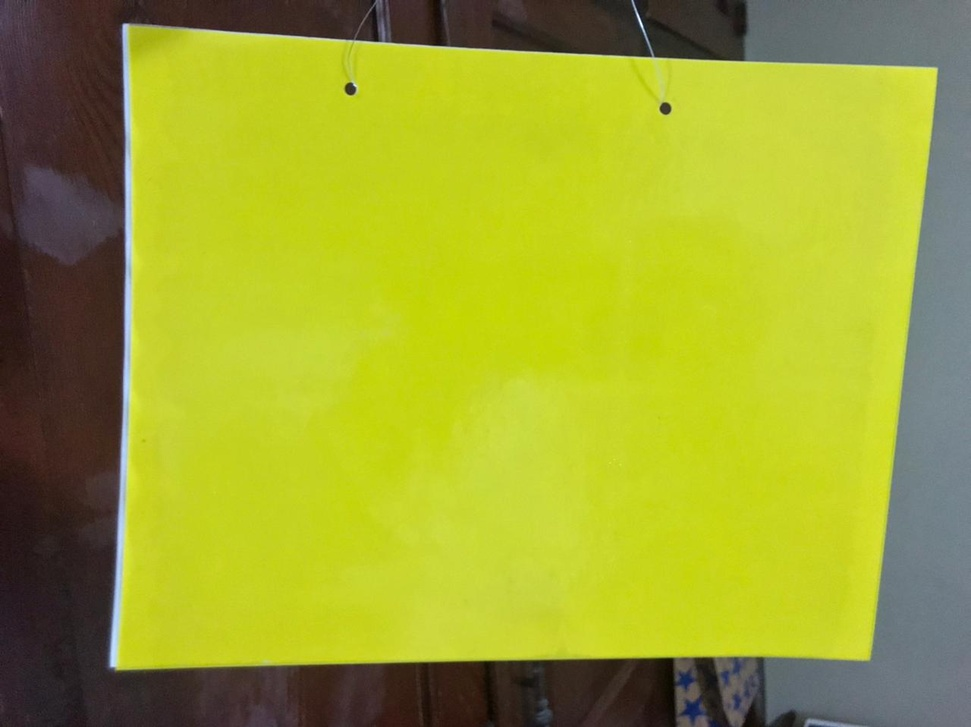
#> input picture Root/Prueba/Test1.jpeg, 971 x 727 px, shrunk from 1280 x 958 before the run
$ python -i RDP.py   (imports and definitions only)
#> lines starting #> are read from the running program, lines starting #| are printed output that depends on the picture; after the words box and inside, x2 and y2 are one past the last pixel; in counts of white or black regions, pixels touching at a corner belong together
# importar los paquetes necesarios
from matplotlib.pyplot import thetagrids
import numpy as np
import argparse
import imutils
import cv2 as cv

# construir el analizador de argumentos y analizar los argumentos

def RDP(path):
	# ap = argparse.ArgumentParser()
	# ap.add_argument("-i", "--image", type=str, default)
	# args = vars(ap.parse_args())

	# carga la imagen y la muestra
#> called with path = 'Prueba/Test1.jpeg'
	image = cv.imread(path)
#> image is the input picture: shape (727, 971, 3); mean B, G, R 47.1, 165.5, 158
	# cv.imshow("Image", image)

	# convertir la imagen a escala de grises y umbralizarla
	gray = cv.cvtColor(image, cv.COLOR_BGR2GRAY)
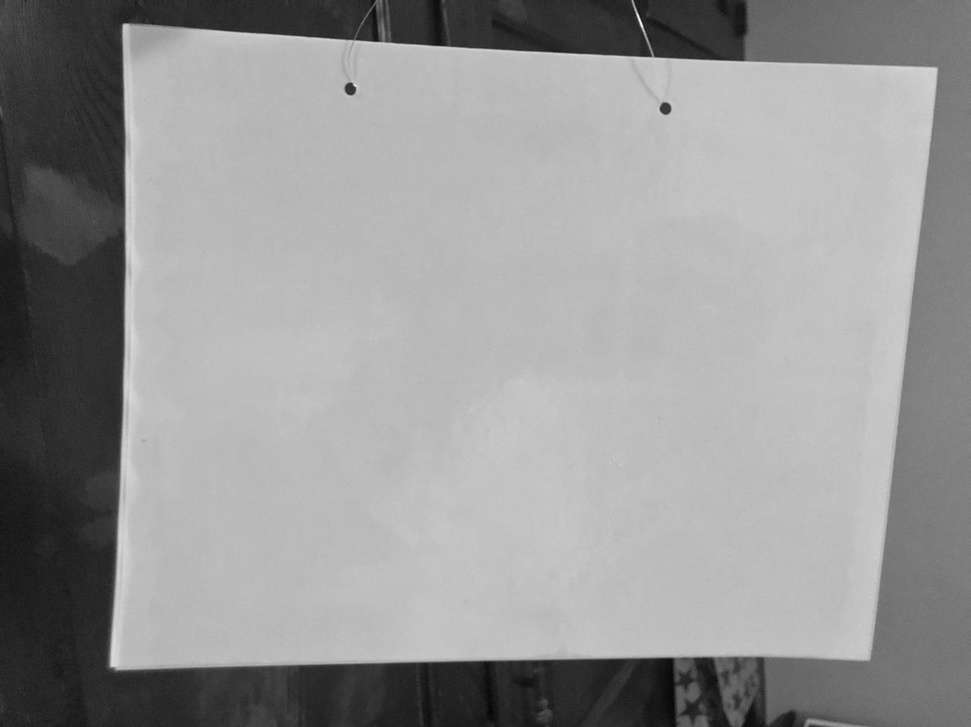
#> gray: shape (727, 971); min 6, max 252, mean 149.7
	thresh = cv.threshold(gray, 120, 255,
		cv.THRESH_BINARY)[1]
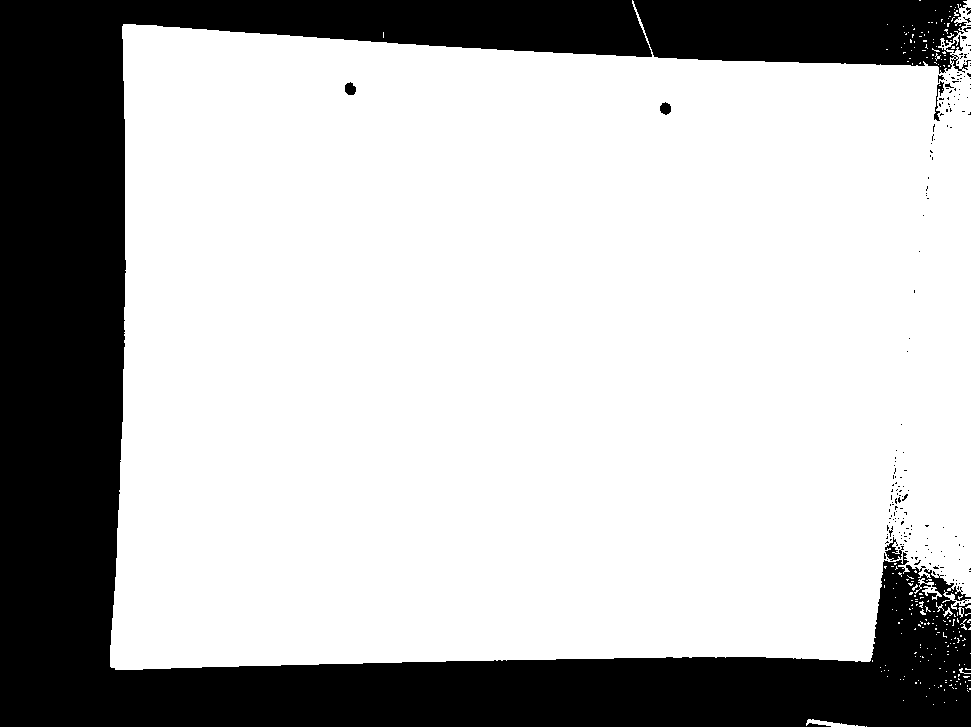
#> thresh: shape (727, 971); 72.7% white; 185 black regions (176 under 20 px)
	# cv.imshow("Thresh", thresh)

	# encuentre el contorno más grande en la imagen del umbral
	cnts = cv.findContours(thresh, cv.RETR_EXTERNAL, cv.CHAIN_APPROX_SIMPLE)
#> cnts = 229 contours, 223 with area under 20; largest, box (x1, y1, x2, y2) and area: (110, 0, 971, 670) 511339, (806, 719, 865, 727) 132, (914, 578, 942, 600) 106, (942, 590, 971, 610) 101, (958, 607, 964, 618) 30, (943, 607, 953, 617) 20
	cnts = cnts[0] if len(cnts) == 2 else cnts[1]
	cnts = sorted(cnts, key=cv.contourArea, reverse=False)
	for c in cnts:
		(x, y, w, h) = cv.boundingRect(c)
		# # dibuje la forma del contorno en la imagen de salida, calcule el cuadro
		# # delimitador y muestre el numero de puntos en el contorno
		# output = image.copy()
		# img = cv.drawContours(output, [c], -1, (0, 255, 0), 3)

		# umbral en blanco
		# definir limites inferior y superior
		lower = np.array([200, 200, 200])
		upper = np.array([255, 255, 255])
		# crear mascara para seleccionar solo negro
		thresh = cv.inRange(image, lower, upper)

		# aplicar morfología
		kernel = cv.getStructuringElement(cv.MORPH_RECT, (6, 6))
		morph = cv.morphologyEx(thresh, cv.MORPH_CLOSE, kernel)

		# invertir imagen morfologica
		mask = 255 - morph

		# aplicar mascara para que el fondo sea negro y solo quede el ROI
		final_image = cv.bitwise_and(image, image, mask=mask)

		# recortar la imagen
		cropped_image = final_image[y:y+h,x:x+w]
#> this loop made 229 passes
#> (x, y, w, h, cropped_image) on passes 1 to 3: (866, 726, 1, 1, [[132, 123, 113]]), (933, 704, 1, 1, [[133, 121, 115]]), (944, 702, 1, 1, [[132, 123, 114]])
#> pass 1, in RDP, `thresh = cv.inRange(image, lower, upper)`:
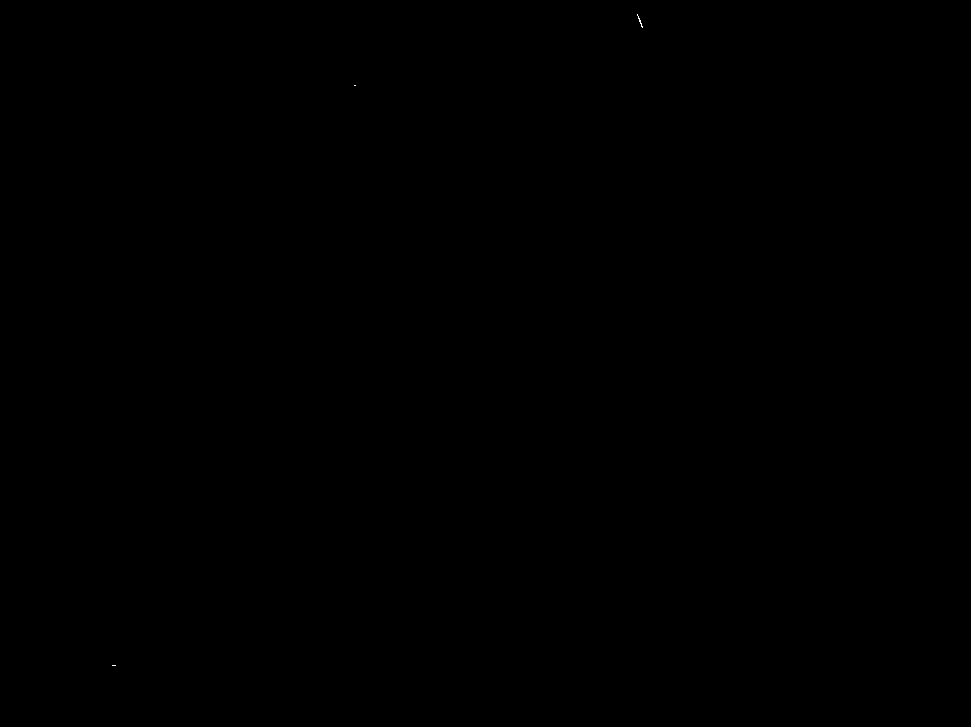
#> thresh: shape (727, 971); 0% white in thin lines or dots, all inside (x1, y1, x2, y2) = (112, 14, 643, 666)

	# # mostrar la imagen de contorno original
	# cv.imshow("Original Contour", cropped_image)
	# # guardar imagen para su posterior utilizacion
	# cv.imwrite("Root/Prueba/Force_crop5.png", cropped_image)
	# cv.waitKey(0)
	return cropped_image

>>> result = RDP('Prueba/Test1.jpeg')
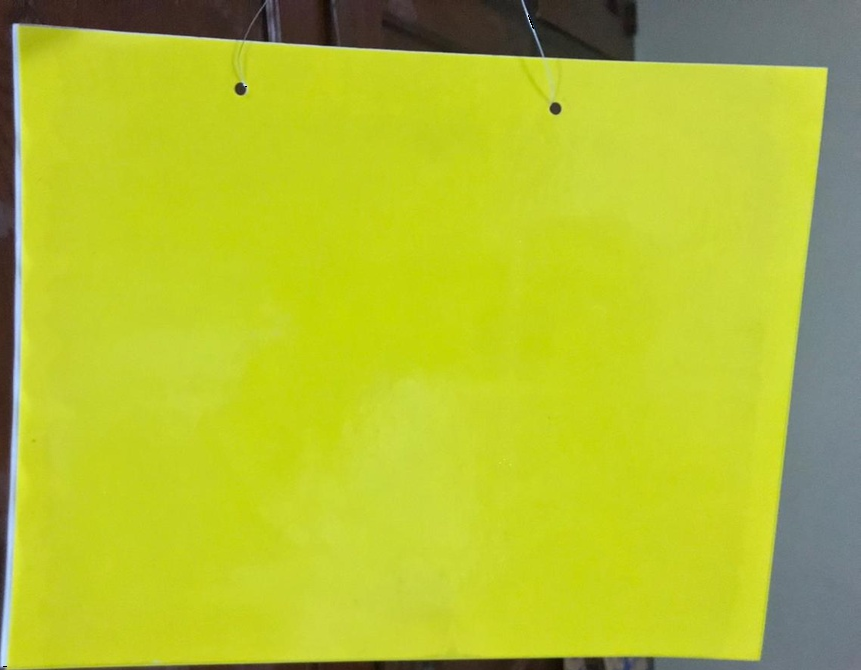
#> result: shape (670, 861, 3); mean of channels 0, 1, 2 47.4, 192.3, 179.9; drawn as B, G, R

$ run again, on Root/Prueba/Test2.jpeg
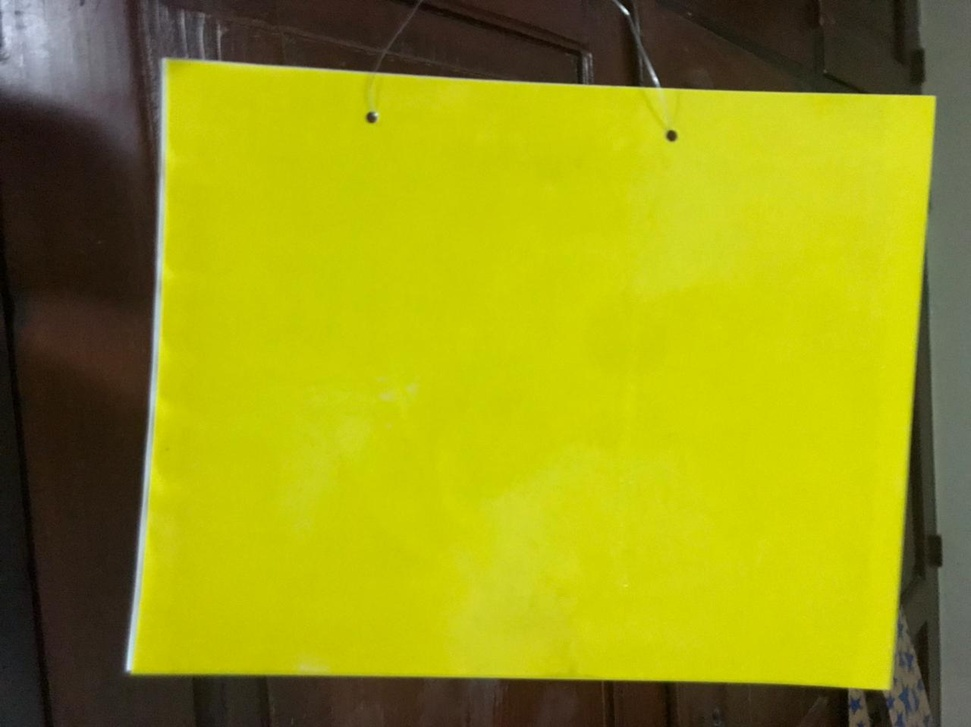
#> input picture Root/Prueba/Test2.jpeg, 971 x 727 px, shrunk from 1280 x 958 before the run
#> in RDP, image is the input picture: shape (727, 971, 3); mean B, G, R 20, 152.9, 152.6
#> in RDP, `thresh = cv.threshold(gray, 120, 255, cv.THRESH_BINARY)[1]`:
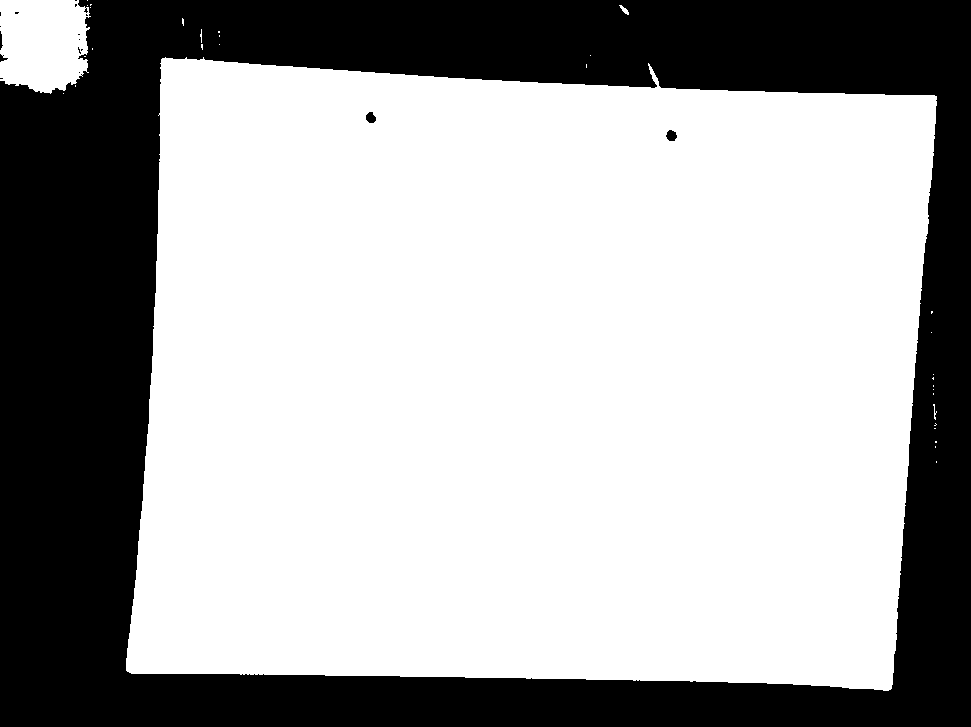
#> thresh: shape (727, 971); 66.1% white; 17 black regions (12 under 20 px)
#> cnts = 32 contours, 29 with area under 20; largest, box (x1, y1, x2, y2) and area: (126, 57, 937, 691) 457916, (0, 0, 91, 94) 7137, (619, 5, 629, 15) 30
#> the loop in RDP, `for c in cnts:` made 32 passes
#> (c, x, y, w, h, cropped_image) on passes 1, 2, 3, 5, 7: ([[936, 461], [936, 462]], 936, 461, 1, 2, [[110, 125, 117], [110, 125, 117]]), ([[935, 446], [935, 447]], 935, 446, 1, 2, [[110, 124, 118], [111, 125, 119]]), ([[934, 428], [935, 428]], 934, 428, 2, 1, [[110, 124, 118], [110, 124, 118]]), ([[933, 393], [933, 394]], 933, 393, 1, 2, [[109, 125, 118], [109, 125, 118]]), ([[933, 385], [933, 386]], 933, 385, 1, 2, [[109, 125, 118], [111, 127, 120]])
#> `result = RDP('Prueba/Test1.jpeg')`:
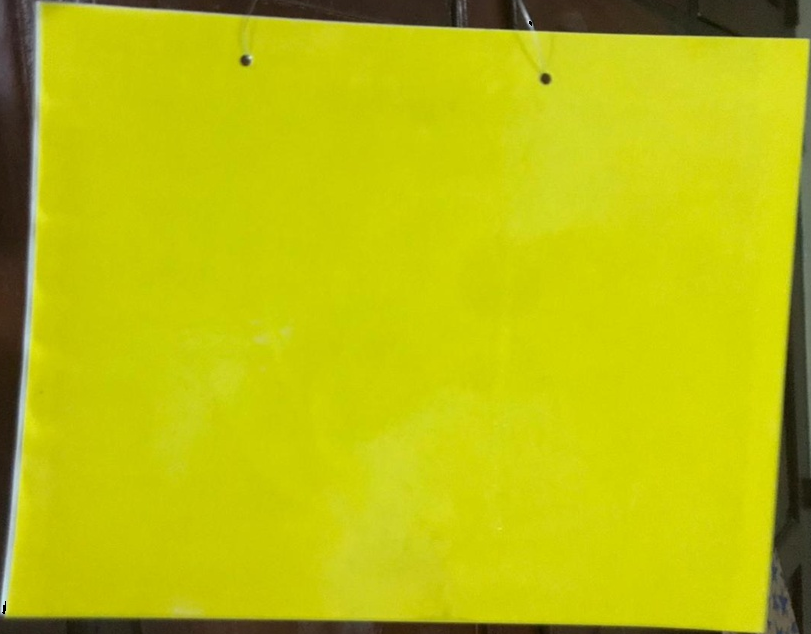
#> result: shape (634, 811, 3); mean of channels 0, 1, 2 11.8, 191.3, 187.9; drawn as B, G, R
